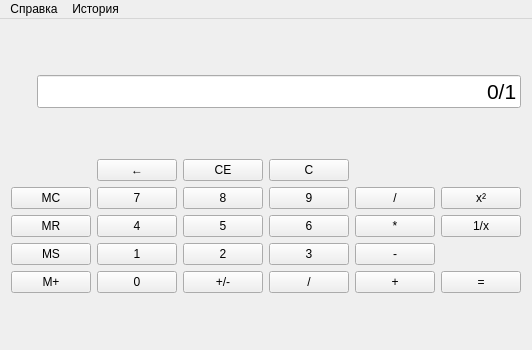
<?xml version="1.0" encoding="UTF-8"?>
<ui version="4.0">
 <class>MainWindow</class>
 <widget class="QMainWindow" name="MainWindow">
  <property name="geometry">
   <rect>
    <x>0</x>
    <y>0</y>
    <width>500</width>
    <height>350</height>
   </rect>
  </property>
  <property name="windowTitle">
   <string>Калькулятор дробей (C++/Qt)</string>
  </property>
  <property name="windowIcon">
   <iconset theme="accessories-calculator">
    <normaloff>.</normaloff>.</iconset>
  </property>
  <widget class="QWidget" name="centralWidget">
   <layout class="QVBoxLayout" name="verticalLayout">
    <item>
     <layout class="QHBoxLayout" name="horizontalLayout_Display">
      <item>
       <widget class="QLabel" name="memoryIndicatorLabel">
        <property name="minimumSize">
         <size>
          <width>20</width>
          <height>0</height>
         </size>
        </property>
        <property name="maximumSize">
         <size>
          <width>20</width>
          <height>16777215</height>
         </size>
        </property>
        <property name="font">
         <font>
          <pointsize>12</pointsize>
          <weight>75</weight>
          <bold>true</bold>
         </font>
        </property>
        <property name="text">
         <string/>
        </property>
        <property name="alignment">
         <set>Qt::AlignCenter</set>
        </property>
       </widget>
      </item>
      <item>
       <widget class="QLineEdit" name="displayLineEdit">
        <property name="font">
         <font>
          <pointsize>16</pointsize>
         </font>
        </property>
        <property name="text">
         <string>0/1</string>
        </property>
        <property name="alignment">
         <set>Qt::AlignRight|Qt::AlignTrailing|Qt::AlignVCenter</set>
        </property>
        <property name="readOnly">
         <bool>true</bool>
        </property>
       </widget>
      </item>
     </layout>
    </item>
    <item>
     <layout class="QGridLayout" name="gridLayout">
      <item row="0" column="1">
       <widget class="QPushButton" name="pushButton_BS">
        <property name="toolTip">
         <string>Backspace</string>
        </property>
        <property name="text">
         <string>←</string>
        </property>
       </widget>
      </item>
      <item row="0" column="2">
       <widget class="QPushButton" name="pushButton_CE">
        <property name="toolTip">
         <string>Clear Entry</string>
        </property>
        <property name="text">
         <string>CE</string>
        </property>
       </widget>
      </item>
      <item row="0" column="3">
       <widget class="QPushButton" name="pushButton_C">
        <property name="toolTip">
         <string>Clear All</string>
        </property>
        <property name="text">
         <string>C</string>
        </property>
       </widget>
      </item>
      <item row="1" column="0">
       <widget class="QPushButton" name="pushButton_MC">
        <property name="toolTip">
         <string>Memory Clear</string>
        </property>
        <property name="text">
         <string>MC</string>
        </property>
       </widget>
      </item>
      <item row="1" column="1">
       <widget class="QPushButton" name="pushButton_7">
        <property name="text">
         <string>7</string>
        </property>
       </widget>
      </item>
      <item row="1" column="2">
       <widget class="QPushButton" name="pushButton_8">
        <property name="text">
         <string>8</string>
        </property>
       </widget>
      </item>
      <item row="1" column="3">
       <widget class="QPushButton" name="pushButton_9">
        <property name="text">
         <string>9</string>
        </property>
       </widget>
      </item>
      <item row="1" column="4">
       <widget class="QPushButton" name="pushButton_divide">
        <property name="toolTip">
         <string>Деление</string>
        </property>
        <property name="text">
         <string>/</string>
        </property>
       </widget>
      </item>
      <item row="1" column="5">
       <widget class="QPushButton" name="pushButton_sqrt">
        <property name="toolTip">
         <string>Возведение в квадрат</string>
        </property>
        <property name="text">
         <string>x²</string>
        </property>
       </widget>
      </item>
      <item row="2" column="0">
       <widget class="QPushButton" name="pushButton_MR">
        <property name="toolTip">
         <string>Memory Recall</string>
        </property>
        <property name="text">
         <string>MR</string>
        </property>
       </widget>
      </item>
      <item row="2" column="1">
       <widget class="QPushButton" name="pushButton_4">
        <property name="text">
         <string>4</string>
        </property>
       </widget>
      </item>
      <item row="2" column="2">
       <widget class="QPushButton" name="pushButton_5">
        <property name="text">
         <string>5</string>
        </property>
       </widget>
      </item>
      <item row="2" column="3">
       <widget class="QPushButton" name="pushButton_6">
        <property name="text">
         <string>6</string>
        </property>
       </widget>
      </item>
      <item row="2" column="4">
       <widget class="QPushButton" name="pushButton_multiply">
        <property name="toolTip">
         <string>Умножение</string>
        </property>
        <property name="text">
         <string>*</string>
        </property>
       </widget>
      </item>
      <item row="2" column="5">
       <widget class="QPushButton" name="pushButton_reciprocal">
        <property name="toolTip">
         <string>Обратная дробь</string>
        </property>
        <property name="text">
         <string>1/x</string>
        </property>
       </widget>
      </item>
      <item row="3" column="0">
       <widget class="QPushButton" name="pushButton_MS">
        <property name="toolTip">
         <string>Memory Store</string>
        </property>
        <property name="text">
         <string>MS</string>
        </property>
       </widget>
      </item>
      <item row="3" column="1">
       <widget class="QPushButton" name="pushButton_1">
        <property name="text">
         <string>1</string>
        </property>
       </widget>
      </item>
      <item row="3" column="2">
       <widget class="QPushButton" name="pushButton_2">
        <property name="text">
         <string>2</string>
        </property>
       </widget>
      </item>
      <item row="3" column="3">
       <widget class="QPushButton" name="pushButton_3">
        <property name="text">
         <string>3</string>
        </property>
       </widget>
      </item>
      <item row="3" column="4">
       <widget class="QPushButton" name="pushButton_subtract">
        <property name="toolTip">
         <string>Вычитание</string>
        </property>
        <property name="text">
         <string>-</string>
        </property>
       </widget>
      </item>
      <item row="3" column="5">
       <spacer name="horizontalSpacer_3_5">
        <property name="orientation">
         <enum>Qt::Horizontal</enum>
        </property>
        <property name="sizeHint" stdset="0">
         <size>
          <width>40</width>
          <height>20</height>
         </size>
        </property>
       </spacer>
      </item>
      <item row="4" column="0">
       <widget class="QPushButton" name="pushButton_Mplus">
        <property name="toolTip">
         <string>Memory Add</string>
        </property>
        <property name="text">
         <string>M+</string>
        </property>
       </widget>
      </item>
      <item row="4" column="1">
       <widget class="QPushButton" name="pushButton_0">
        <property name="text">
         <string>0</string>
        </property>
       </widget>
      </item>
      <item row="4" column="2">
       <widget class="QPushButton" name="pushButton_sign">
        <property name="toolTip">
         <string>Сменить знак</string>
        </property>
        <property name="text">
         <string>+/-</string>
        </property>
       </widget>
      </item>
      <item row="4" column="3">
       <widget class="QPushButton" name="pushButton_fraction">
        <property name="toolTip">
         <string>Ввод знаменателя</string>
        </property>
        <property name="text">
         <string>/</string>
        </property>
       </widget>
      </item>
      <item row="4" column="4">
       <widget class="QPushButton" name="pushButton_add">
        <property name="toolTip">
         <string>Сложение</string>
        </property>
        <property name="text">
         <string>+</string>
        </property>
       </widget>
      </item>
      <item row="4" column="5">
       <widget class="QPushButton" name="pushButton_equals">
        <property name="toolTip">
         <string>Вычислить</string>
        </property>
        <property name="text">
         <string>=</string>
        </property>
       </widget>
      </item>
      <item row="0" column="4" colspan="2">
       <spacer name="horizontalSpacer_top_right">
        <property name="orientation">
         <enum>Qt::Horizontal</enum>
        </property>
        <property name="sizeHint" stdset="0">
         <size>
          <width>80</width>
          <height>20</height>
         </size>
        </property>
       </spacer>
      </item>
     </layout>
    </item>
   </layout>
  </widget>
  <widget class="QMenuBar" name="menuBar">
   <property name="geometry">
    <rect>
     <x>0</x>
     <y>0</y>
     <width>500</width>
     <height>21</height>
    </rect>
   </property>
   <widget class="QMenu" name="menuHelp">
    <property name="title">
     <string>Справка</string>
    </property>
    <addaction name="actionAbout"/>
   </widget>
   <widget class="QMenu" name="menuHistory">
    <property name="title">
     <string>История</string>
    </property>
    <addaction name="actionLookHistory"/>
    <addaction name="actionClearHistory"/>
   </widget>
   <addaction name="menuHelp"/>
   <addaction name="menuHistory"/>
  </widget>
  <action name="actionAbout">
   <property name="text">
    <string>О программе</string>
   </property>
  </action>
  <action name="actionLookHistory">
   <property name="text">
    <string>Показать</string>
   </property>
  </action>
  <action name="actionClearHistory">
   <property name="text">
    <string>Очистить</string>
   </property>
  </action>
 </widget>
 <layoutdefault spacing="6" margin="11"/>
 <resources/>
 <connections/>
</ui>
